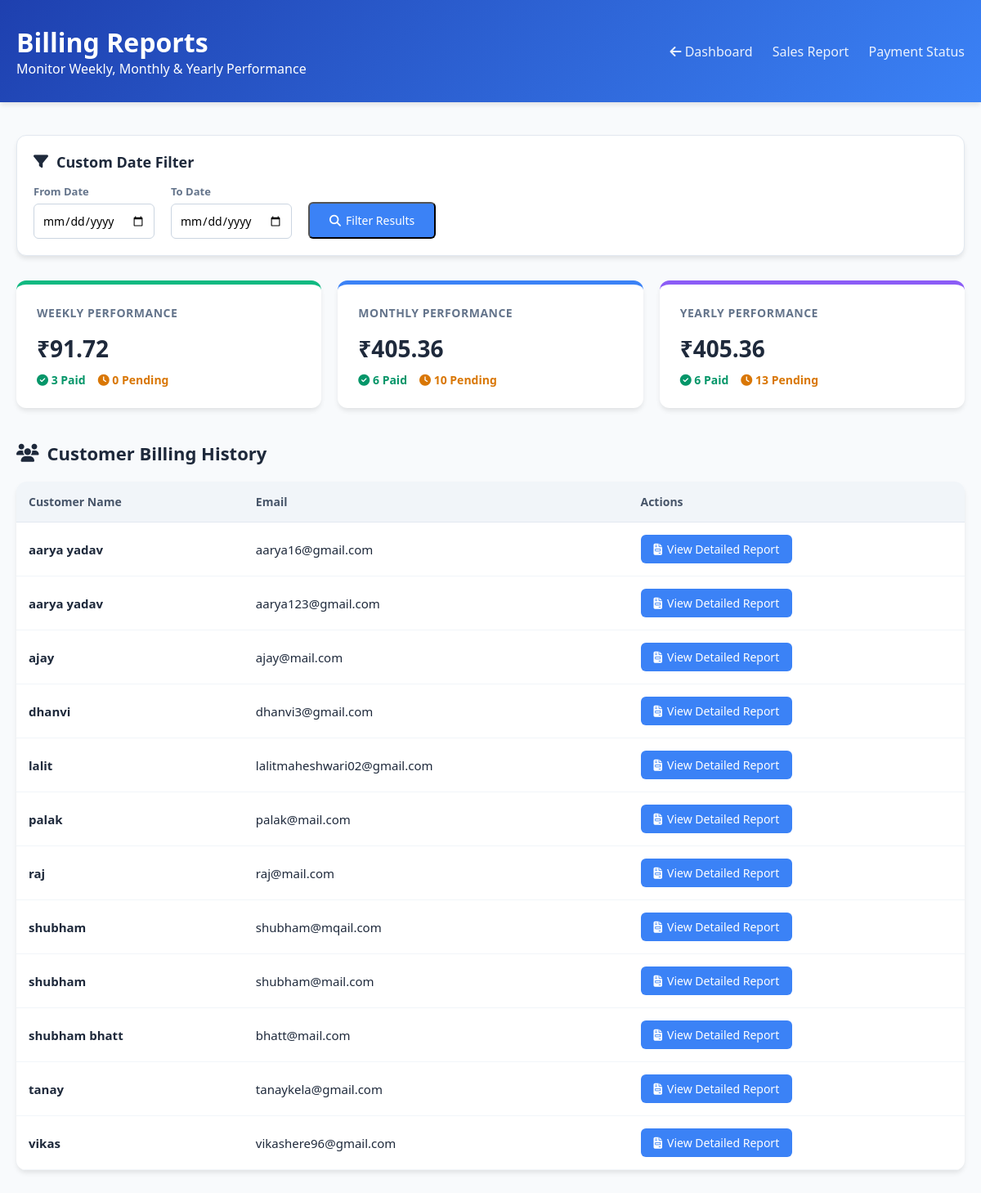
The page /admin_billing_summary/ on the database its author committed.
### qrcus/models.py (models this page shows, shortened)
class Customer(models.Model):
    name = models.CharField(max_length=100)
    email = models.EmailField(unique=True)

### qrcus/views.py (the view, shortened to what this page needs)
# urls.py: path('admin_billing_summary/', admin_billing_summary, name='admin_billing_summary'),
def admin_billing_summary(request):
    now = timezone.now()
    week_start = now - timedelta(days=7)
    weekly_bills = Bill.objects.filter(bill_date__gte=week_start)
    weekly_paid = weekly_bills.filter(status='Paid').count()
    weekly_pending = weekly_bills.filter(status='Pending').count()
    weekly_amount = weekly_bills.filter(status='Paid').aggregate(Sum('amount'))['amount__sum'] or 0
    month_start = now - timedelta(days=30)
    monthly_bills = Bill.objects.filter(bill_date__gte=month_start)
    monthly_paid = monthly_bills.filter(status='Paid').count()
    monthly_pending = monthly_bills.filter(status='Pending').count()
    monthly_amount = monthly_bills.filter(status='Paid').aggregate(Sum('amount'))['amount__sum'] or 0
    year_start = now - timedelta(days=365)
    yearly_bills = Bill.objects.filter(bill_date__gte=year_start)
    yearly_paid = yearly_bills.filter(status='Paid').count()
    yearly_pending = yearly_bills.filter(status='Pending').count()
    yearly_amount = yearly_bills.filter(status='Paid').aggregate(Sum('amount'))['amount__sum'] or 0
    start_date_str = request.GET.get('start_date')
    end_date_str = request.GET.get('end_date')
    custom_stats = None
    customers = Customer.objects.all().order_by('name')
    context = {
        'weekly_paid': weekly_paid,
        'weekly_pending': weekly_pending,
        'weekly_amount': round(weekly_amount, 2),
        'monthly_paid': monthly_paid,
        'monthly_pending': monthly_pending,
        'monthly_amount': round(monthly_amount, 2),
        'yearly_paid': yearly_paid,
        'yearly_pending': yearly_pending,
        'yearly_amount': round(yearly_amount, 2),
        'customers': customers,
        'custom_stats': custom_stats
    }
    return render(request, 'admin_billing_summary.html', context)

### qrcus/templates/admin_billing_summary.html (shortened to what this page needs)
<!DOCTYPE html>
<html lang="en">
<head>
    <link rel="stylesheet" href="https://cdnjs.cloudflare.com/ajax/libs/font-awesome/6.5.0/css/all.min.css">
</head>
<body>
    <div class="header">
        <div class="header-content">
            <div>
                <h1>Billing Reports</h1>
                <p>Monitor Weekly, Monthly & Yearly Performance</p>
            </div>
            <div class="nav-links">
                <a href="{% url 'admin_dashboard' %}"><i class="fas fa-arrow-left"></i> Dashboard</a>
                <a href="{% url 'sales_report' %}">Sales Report</a>
                <a href="{% url 'payment_status' %}">Payment Status</a>
            </div>
        </div>
    </div>
    <div class="container">
        <div class="filter-section">
            <h2 class="section-title" style="font-size: 18px; margin-bottom: 15px;"><i class="fas fa-filter"></i> Custom Date Filter</h2>
            <form class="filter-form" method="GET">
                <div class="form-group">
                    <label>From Date</label>
                    <input type="date" name="start_date" value="{{ custom_stats.start|default:'' }}" required>
                </div>
                <div class="form-group">
                    <label>To Date</label>
                    <input type="date" name="end_date" value="{{ custom_stats.end|default:'' }}" required>
                </div>
                <button type="submit" class="btn btn-primary" style="padding: 11px 24px;">
                    <i class="fas fa-search"></i> Filter Results
                </button>
            </form>
        </div>
        <div class="stats-grid">
            <div class="stat-card weekly">
                <h3>Weekly Performance</h3>
                <div class="stat-value">₹{{ weekly_amount }}</div>
                <div class="stat-details">
                    <span class="paid"><i class="fas fa-check-circle"></i> {{ weekly_paid }} Paid</span>
                    <span class="pending"><i class="fas fa-clock"></i> {{ weekly_pending }} Pending</span>
                </div>
            </div>
            <div class="stat-card monthly">
                <h3>Monthly Performance</h3>
                <div class="stat-value">₹{{ monthly_amount }}</div>
                <div class="stat-details">
                    <span class="paid"><i class="fas fa-check-circle"></i> {{ monthly_paid }} Paid</span>
                    <span class="pending"><i class="fas fa-clock"></i> {{ monthly_pending }} Pending</span>
                </div>
            </div>
            <div class="stat-card yearly">
                <h3>Yearly Performance</h3>
                <div class="stat-value">₹{{ yearly_amount }}</div>
                <div class="stat-details">
                    <span class="paid"><i class="fas fa-check-circle"></i> {{ yearly_paid }} Paid</span>
                    <span class="pending"><i class="fas fa-clock"></i> {{ yearly_pending }} Pending</span>
                </div>
            </div>
        </div>
        <h2 class="section-title"><i class="fas fa-users"></i> Customer Billing History</h2>
        <div class="table-container">
            <table>
                <thead>
                    <tr>
                        <th>Customer Name</th>
                        <th>Email</th>
                        <th>Actions</th>
                    </tr>
                </thead>
                <tbody>
                    {% for customer in customers %}
                    <tr>
                        <td><strong>{{ customer.name }}</strong></td>
                        <td>{{ customer.email }}</td>
                        <td>
                            <a href="{% url 'customer_billing_report' customer.id %}" class="btn btn-primary">
                                <i class="fas fa-file-invoice"></i> View Detailed Report
                            </a>
                        </td>
                    </tr>
                    {% empty %}
                    <tr>
                        <td colspan="3" style="text-align: center; padding: 30px; color: #64748b;">No customers found.</td>
                    </tr>
                    {% endfor %}
                </tbody>
            </table>
        </div>
    </div>
</body>
</html>

### qrcus/templates/admin_billing_summary.html (style rules this page uses)
* { margin: 0; padding: 0; box-sizing: border-box; font-family: 'Segoe UI', Tahoma, Geneva, Verdana, sans-serif; }
body { background: #f8fafc; color: #1e293b; }
.header { background: linear-gradient(135deg, #1e40af 0%, #3b82f6 100%); color: white; padding: 30px 20px; box-shadow: 0 4px 6px -1px rgba(0, 0, 0, 0.1); }
.header-content { max-width: 1200px; margin: 0 auto; display: flex; justify-content: space-between; align-items: center; }
.nav-links a { color: white; text-decoration: none; margin-left: 20px; font-weight: 500; opacity: 0.9; transition: 0.3s; }
.container { max-width: 1200px; margin: 40px auto; padding: 0 20px; }
.stats-grid { display: grid; grid-template-columns: repeat(auto-fit, minmax(300px, 1fr)); gap: 20px; margin-bottom: 40px; }
.stat-card { background: white; padding: 25px; border-radius: 12px; box-shadow: 0 4px 6px -1px rgba(0, 0, 0, 0.1); border-top: 5px solid #3b82f6; }
.stat-card.weekly { border-top-color: #10b981; }
.stat-card.monthly { border-top-color: #3b82f6; }
.stat-card.yearly { border-top-color: #8b5cf6; }
.stat-card h3 { font-size: 14px; text-transform: uppercase; color: #64748b; margin-bottom: 15px; letter-spacing: 0.5px; }
.stat-value { font-size: 28px; font-weight: 700; color: #1e293b; margin-bottom: 10px; }
.stat-details { display: flex; gap: 15px; font-size: 14px; }
.stat-details .paid { color: #059669; font-weight: 600; }
.stat-details .pending { color: #d97706; font-weight: 600; }
.section-title { margin-bottom: 20px; font-size: 22px; font-weight: 600; display: flex; align-items: center; gap: 10px; }
.table-container { background: white; border-radius: 12px; overflow: hidden; box-shadow: 0 4px 6px -1px rgba(0, 0, 0, 0.1); }
table { width: 100%; border-collapse: collapse; text-align: left; }
th { background: #f1f5f9; padding: 15px; font-size: 14px; font-weight: 600; color: #475569; border-bottom: 1px solid #e2e8f0; }
td { padding: 15px; border-bottom: 1px solid #f1f5f9; font-size: 15px; }
.btn { padding: 8px 16px; border-radius: 6px; text-decoration: none; font-size: 14px; font-weight: 500; transition: 0.3s; display: inline-flex; align-items: center; gap: 6px; }
.btn-primary { background: #3b82f6; color: white; }
.filter-section { background: white; padding: 20px; border-radius: 12px; margin-bottom: 30px; box-shadow: 0 4px 6px -1px rgba(0, 0, 0, 0.1); border: 1px solid #e2e8f0; }
.filter-form { display: flex; align-items: flex-end; gap: 20px; flex-wrap: wrap; }
.form-group { display: flex; flex-direction: column; gap: 6px; }
.form-group label { font-size: 13px; font-weight: 600; color: #64748b; }
.form-group input { padding: 10px; border: 1px solid #cbd5e1; border-radius: 6px; font-size: 14px; outline: none; transition: 0.2s; }

### rows shown on the page
Customer: name "aarya yadav", email "aarya16@gmail.com"
Customer: name "aarya yadav", email "aarya123@gmail.com"
Customer: name "ajay", email "ajay@mail.com"
Customer: name "dhanvi", email "dhanvi3@gmail.com"
Customer: name "lalit", email "lalitmaheshwari02@gmail.com"
Customer: name "palak", email "palak@mail.com"
Customer: name "raj", email "raj@mail.com"
Customer: name "shubham", email "shubham@mqail.com"
Customer: name "shubham", email "shubham@mail.com"
Customer: name "shubham bhatt", email "bhatt@mail.com"
Customer: name "tanay", email "tanaykela@gmail.com"
Customer: name "vikas", email "vikashere96@gmail.com"

### other values the page prints
{{ weekly_amount }} "91.72"
{{ weekly_paid }} "3"
{{ weekly_pending }} "0"
{{ monthly_amount }} "405.36"
{{ monthly_paid }} "6"
{{ monthly_pending }} "10"
{{ yearly_amount }} "405.36"
{{ yearly_paid }} "6"
{{ yearly_pending }} "13"
